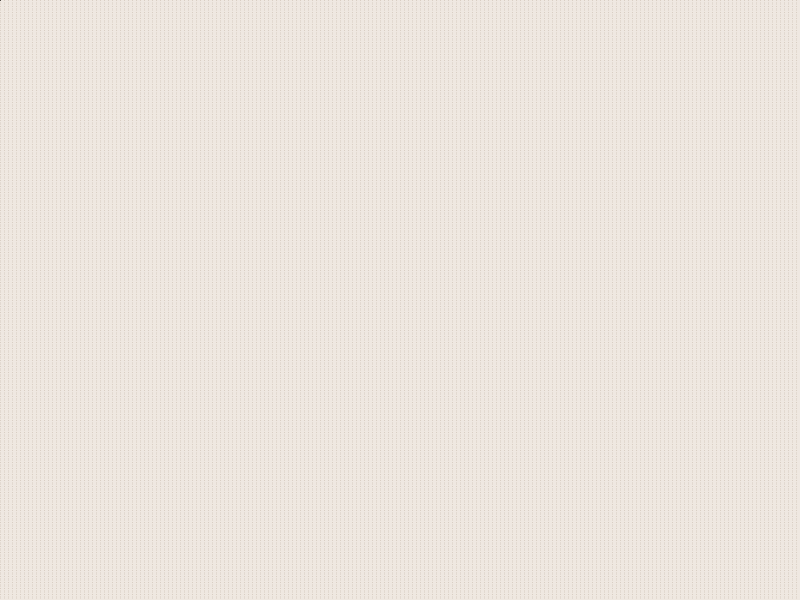
Frame 1 (no input)
Frame 60 (the mouse pressed at the canvas centre just before this capture): identical to frame 1, image omitted
Frame 120 (the mouse held since frame 60 and released just before this capture): identical to frame 1, image omitted

The Processing sketch that drew this single still picture (run headless with seeded random() and noise(); from frame 60 on, the mouse is pressed at the canvas centre):

// Processing sketch: processing_137392
// ── processing_137392.pde

/* OpenProcessing Tweak of *@*http://www.openprocessing.org/sketch/137099*@* */
/* !do not delete the line above, required for linking your tweak if you upload again */
/* OpenProcessing Tweak of *@*http://www.openprocessing.org/sketch/136836*@* */
/* !do not delete the line above, required for linking your tweak if you upload again */
/* OpenProcessing Tweak of *@*http://www.openprocessing.org/sketch/136404*@* */
/* !do not delete the line above, required for linking your tweak if you upload again */
int startingHue=172;
int endingHue=120;
int randomNum;
int randomHue;
int startingHue2=15;
int endingHue2=6;
int randomNum2;
int randomHue2;
int startingHue3=358;
int endingHue3=279;
int randomNum3;
int randomHue3;
int colorDiff;//difference between hues
int colorDiff2;
int colorDiff3;

float a;
float b;
float c;
float d;
float e;
float f;

int whichOne=0;


boolean makeFirstTriangle=true;



void setup(){
  size(800,600);
  colorMode(HSB,360,100,100);
  colorDiff= startingHue - endingHue;
  colorDiff3=startingHue3-endingHue3;
  background(29,6,94);
    for (int y= 0; y<height; y+=3){
    for (int x=0; x<width; x+=4){
   line(x,y,x,y);
   stroke(29,31,61,50);
    }
    }
    for (int y= 0; y<height; y+=2){
    for (int x=0; x<width; x+=4){
   line(x,y,x,y);
   stroke(29,31,61,50);
    }
    }
    
    
}

void draw(){
}


void mouseClicked () {
  
  if(makeFirstTriangle){
  makeFirstTriangle=false;
  drawFirstTriangle();
  }else{
    
    if (keyPressed){
    if (key == CODED) {
    if (keyCode == UP) {
       drawTriangle();
    }
    }
    }
  
  if (keyPressed){
    if (key == CODED) {
    if (keyCode == DOWN) {
       drawTriangle2();
  }
    /*if(whichOne==0){
     drawTriangle();
   }else if(whichOne==1){
     drawTriangle2();
    } */
  
// drawTriangle();
  //drawTriangle2();
  //drawTriangle3();
 

  
  randomNum= floor(random(colorDiff));
  randomHue= randomNum + startingHue;
  
  randomNum3= floor(random(colorDiff3));
  randomHue3= randomNum3 + startingHue3;
  
  //whichOne++;
  //if(whichOne>2) {
  //whichOne=0;
  }
  }
  }
  }


void  drawFirstTriangle(){
  
  noStroke();
  fill(randomHue,65,86,random(5,200));
  
  a=mouseX+random(-30,30);
  b=mouseY+random(-30,30);
  c=mouseX+random(100);
  d=mouseY+random(100);
  e=mouseX;
  f=mouseY;
triangle(a,b,c,d,e,f);
}

void drawTriangle() {
  
noStroke();
fill(randomHue,65,86,random(5,200));
    
triangle(e,f, mouseX, mouseY,c,d);
c=e;
d=f;
e=mouseX;
f=mouseY;

 
}

void drawTriangle2() {
  
noStroke();
fill(randomHue3,72,99,random(5,200));

  float x1 = mouseX + random(20);
  float y1 = mouseY + random(20);
  
triangle(a,b, mouseX, mouseY, e, f); 
e=a;
f=b;
a=mouseX;
b=mouseY;
}


/*void drawTriangle3() {
noStroke();
fill(randomHue,72,99,random(5,200));

  int i=mouseX+random(-200,300);
  int a=mouseY+random(-200,200);

  float x = i + random(20);
  float y = a + random(20);
  
  float x2 = x + random(-50,50);
  float y2 = y + random(-50,50);

triangle(a,i,x,y,x2,y2); 
}*/
